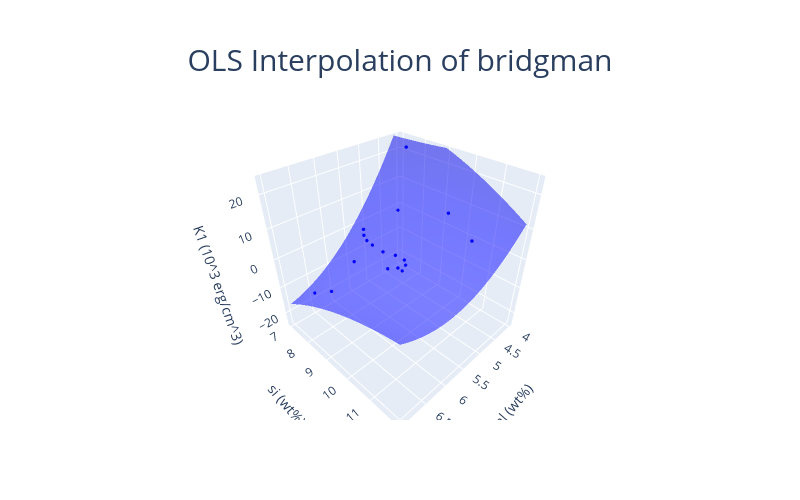

Write notebook code for a chart like this one.
### Markdown cell above
### Bridgman

### Code cell
plot_ols_interpolation(bulk_bridgman, "2d")
